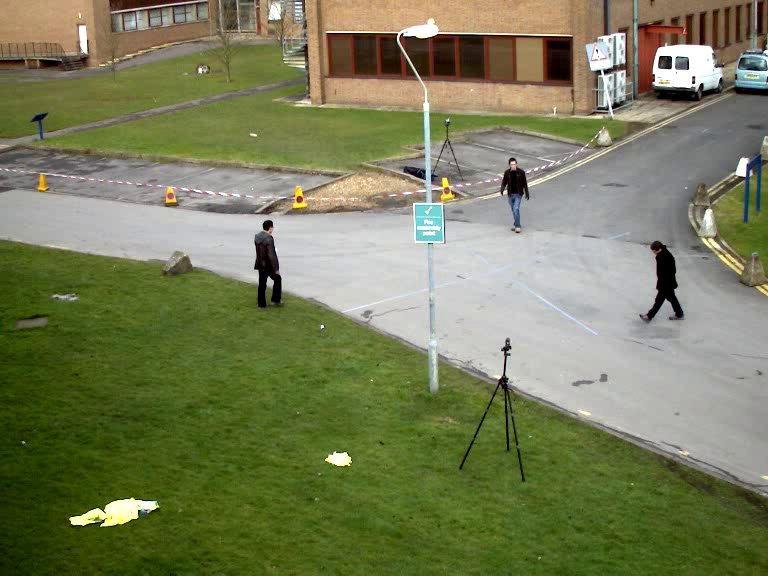
#> input picture backend/tests/fixtures/traffic/street_day.jpg, 768 x 576 px; its folder holds only this picture in this run
$ python -i faces.py   (imports and definitions only)   (older library calls are emulated)
#> lines starting #> are read from the running program, lines starting #| are printed output that depends on the picture
### backend/forensic/filters/base.py
"""Filter definitions and the registry.

A filter is a pure function of its input pixels and parameters. It carries a
stable id, a semantic version, a parameter schema, a plain-language
description and a scientific reference, all of which are printed in the report.
"""

from __future__ import annotations

import math
from dataclasses import dataclass, field
from typing import Any, Callable

import numpy as np


class FilterError(ValueError):
    pass


@dataclass(frozen=True)
class Param:
    name: str
    type: str  # float | int | bool | choice | points | text
    default: Any
    label: str = ""
    min: float | None = None
    max: float | None = None
    step: float | None = None
    choices: tuple[str, ...] = ()
    help: str = ""
    count: int | None = None  # for points: exact number of points required

    # [54 lines left out: functions schema, coerce, not called in this run]


@dataclass(frozen=True)
class Filter:
    id: str
    name: str
    version: str
    category: str
    description: str
    reference: str
    fn: Callable[..., np.ndarray]
    params: tuple[Param, ...] = ()
    input_kind: str = "image"  # "image": applied per frame; "stack": consumes (N,H,W,3)
    output_kind: str = "image"  # for stack filters: "image" or "stack"
    generative: bool = False  # can invent detail; excluded from evidential export
    ai: bool = False  # runs a learned model (printed as AI-assisted in the report)
    # For AI filters: the model ids a given parameter set runs (their weights hashes go in the report).
    models: Callable[[dict], list[str]] | None = None

    def model_ids(self, params: dict) -> list[str]:
        return list(self.models(params)) if self.models else []

    # [22 lines left out: functions schema, validate, not called in this run]


REGISTRY: dict[str, Filter] = {}


def register(
    id: str,
    *,
    name: str,
    version: str,
    category: str,
    description: str,
    reference: str,
    params: list[Param] | tuple[Param, ...] = (),
    input_kind: str = "image",
    output_kind: str = "image",
    generative: bool = False,
    ai: bool = False,
    models: Callable[[dict], list[str]] | None = None,
):
    def deco(fn):
        if id in REGISTRY:
            raise RuntimeError(f"duplicate filter id {id}")
        REGISTRY[id] = Filter(
            id=id,
            name=name,
            version=version,
            category=category,
            description=description,
            reference=reference,
            fn=fn,
            params=tuple(params),
            input_kind=input_kind,
            output_kind=output_kind,
            generative=generative,
            ai=ai,
            models=models,
        )
        return fn

    return deco


# [5 lines left out: function get_filter, not called in this run]


# Shared helpers used by filter implementations --------------------------------


def clip01(img: np.ndarray) -> np.ndarray:
    return np.clip(img, 0.0, 1.0, out=img if img.flags.writeable else None).astype(np.float32, copy=False)


def u8(img: np.ndarray) -> np.ndarray:
    return np.clip(np.rint(img * 255.0), 0, 255).astype(np.uint8)


def from_u8(img: np.ndarray) -> np.ndarray:
    return img.astype(np.float32) / 255.0


def luminance(img: np.ndarray) -> np.ndarray:
    """Rec. 601 luma, the weighting most CCTV and JPEG pipelines use."""
    return (0.299 * img[..., 0] + 0.587 * img[..., 1] + 0.114 * img[..., 2]).astype(np.float32)

### backend/forensic/analysis/base.py
"""Authentication analyses: definitions and registry.

An analysis reads an original evidence file and returns structured findings
plus zero or more maps (images). Like filters, each has a stable id, version
and reference so the report can cite exactly what ran.
"""

from __future__ import annotations

from dataclasses import dataclass, field
from functools import cached_property
from pathlib import Path
from typing import Any, Callable

import numpy as np

from ..config import Settings
from ..filters.base import Param
from .. import media


@dataclass
class AnalysisContext:
    path: Path
    probe: dict
    settings: Settings
    # Looks up case resources an analysis needs (e.g. a PRNU camera reference): resolve(kind, id).
    resolve: Callable[[str, str], Any] | None = None

    @cached_property
    def data(self) -> bytes:
        return self.path.read_bytes()

    # [5 lines left out: function image, not called in this run]


@dataclass
class AnalysisResult:
    summary: str
    findings: dict[str, Any]
    flags: list[dict] = field(default_factory=list)  # {"level": "info"|"warning", "text": ...}
    maps: dict[str, np.ndarray] = field(default_factory=dict)  # name -> float RGB image


@dataclass(frozen=True)
class Analysis:
    id: str
    name: str
    version: str
    category: str
    description: str
    reference: str
    applies_to: tuple[str, ...]
    fn: Callable[[AnalysisContext, dict], AnalysisResult]
    params: tuple[Param, ...] = ()
    reading_guide: str = ""
    # Returns why the analysis cannot run here (e.g. no model installed), or None when it can.
    unavailable: Callable[[], str | None] | None = None
    ai: bool = False  # runs a learned model: flagged "AI-assisted" in the UI and the report

    # [21 lines left out: functions schema, validate, not called in this run]


ANALYSES: dict[str, Analysis] = {}


def register(id: str, **kw):
#> further down, picture is the input picture: shape (576, 768, 3); mean B, G, R 89.3, 125.6, 120.7
    def deco(fn):
        ANALYSES[id] = Analysis(id=id, fn=fn, params=tuple(kw.pop("params", ())), **kw)
        return fn

    return deco


# [5 lines left out: function get_analysis, not called in this run]

### backend/forensic/analysis/faces.py
"""Face-swap and face-edit checks (classical): noise and sharpness consistency of each face
with its surroundings, the face's JPEG compression history, and stability over video frames.

Face swaps and face edits paste a face rendered by another process into a host image. The
pasted region typically differs from its surroundings in sensor-noise level and fineness of
detail, and in a re-saved JPEG it often lacks the double-compression history of the rest.
Each face's differences are compared with the same measurement taken at many random places
in the same image, so the image's own variability sets what counts as unusual.
"""

from __future__ import annotations

import json

import cv2
import numpy as np

from .. import media
from ..filters.ai import detect_faces
from ..filters.base import Param
from .base import AnalysisContext, AnalysisResult, register

_NOISE_K = np.array([[1, -2, 1], [-2, 4, -2], [1, -2, 1]], np.float64)
NULL_SAMPLES = 200
Z_FLAG = 4.0
MIN_IOD_RELIABLE = 40  # inter-ocular distance in pixels below which results are unreliable
MIN_IOD = 12


def _residual_maps(rgb: np.ndarray) -> tuple[np.ndarray, np.ndarray, np.ndarray]:
    y = (0.299 * rgb[..., 0] + 0.587 * rgb[..., 1] + 0.114 * rgb[..., 2]).astype(np.float64) * 255.0
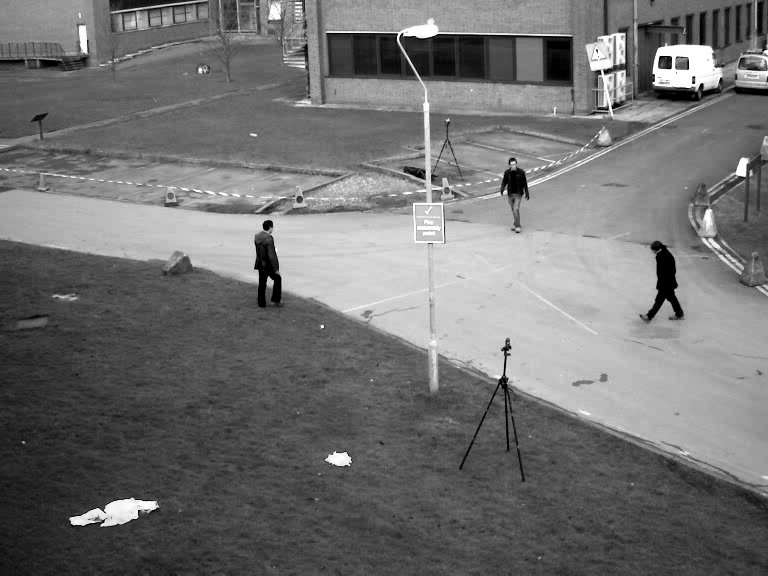
#> y: shape (576, 768) float64; min 0, max 65025, mean 29115.2; drawn with min black and max white
    noise = np.abs(cv2.filter2D(y, -1, _NOISE_K, borderType=cv2.BORDER_REFLECT)) * (np.sqrt(np.pi / 2) / 6.0)
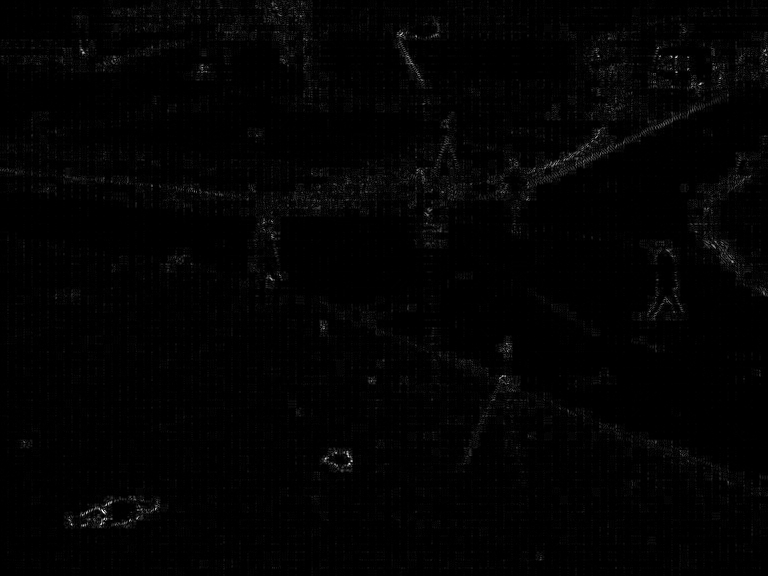
#> noise: shape (576, 768) float64; min 0, max 30732.7, mean 384.6; drawn with min black and max white
    gx = cv2.Sobel(y, cv2.CV_64F, 1, 0, ksize=3)
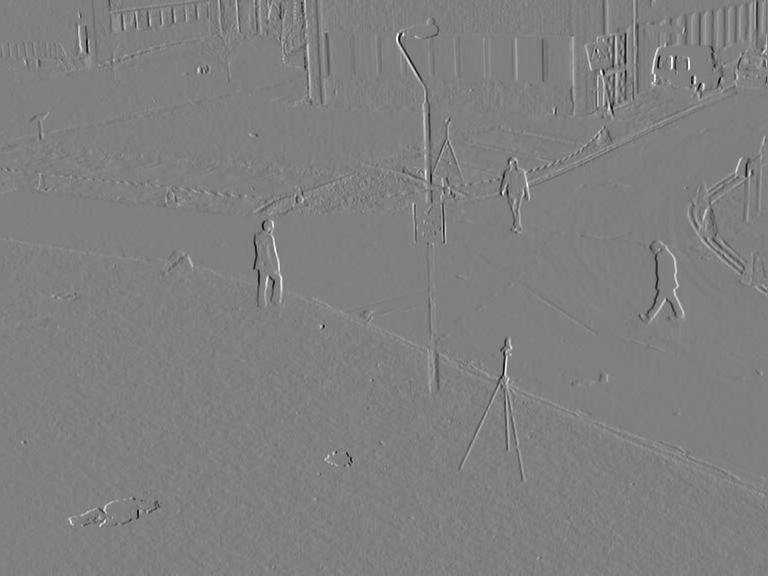
#> gx: shape (576, 768) float64; min -257086.9, max 254529.8, mean 113.1; drawn with min black and max white
    gy = cv2.Sobel(y, cv2.CV_64F, 0, 1, ksize=3)
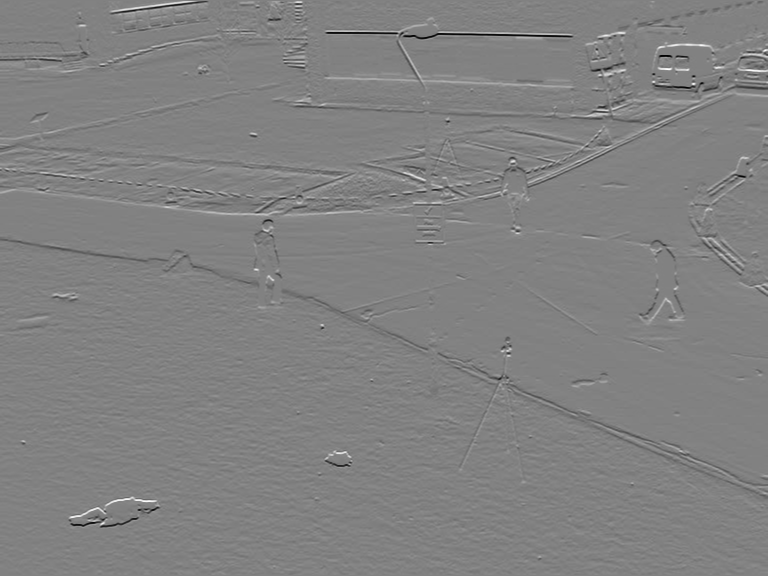
#> gy: shape (576, 768) float64; min -258655.9, max 249621.5, mean -209.5; drawn with min black and max white
    grad = np.hypot(gx, gy)
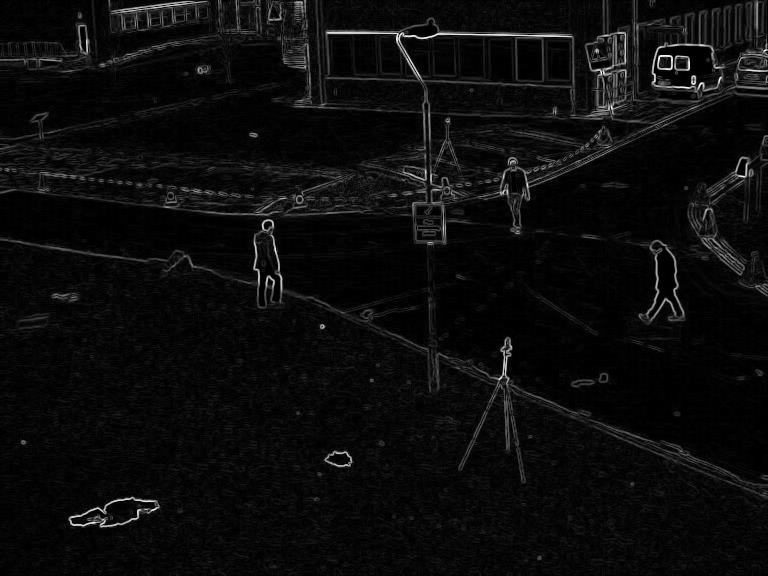
#> grad: shape (576, 768) float64; min 0, max 267883.3, mean 12925.6; drawn with min black and max white
    lap = np.abs(cv2.Laplacian(cv2.GaussianBlur(y, (0, 0), 0.8), cv2.CV_64F))
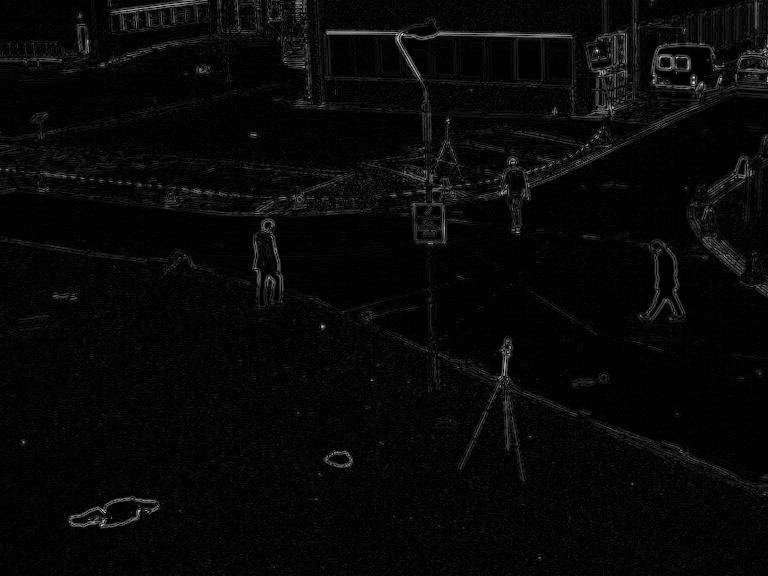
#> lap: shape (576, 768) float64; min 0, max 38895.8, mean 1205.3; drawn with min black and max white
    return noise, grad, lap


# [251 lines left out: functions _masks, _stats, _null, _z, _face_regions, check_faces and 5 more, not called in this run]

>>> import cv2
>>> picture = cv2.imread('../../tests/fixtures/traffic/street_day.jpg')
>>> result = _residual_maps(picture)
